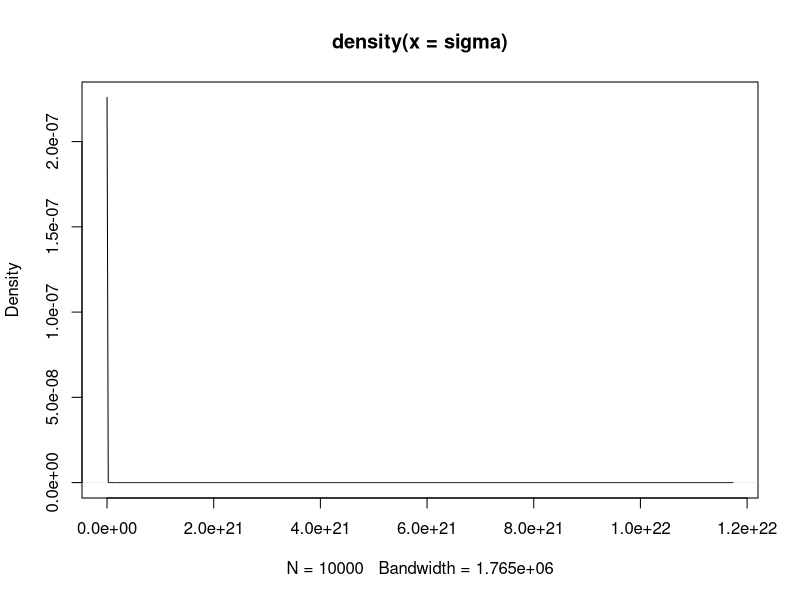
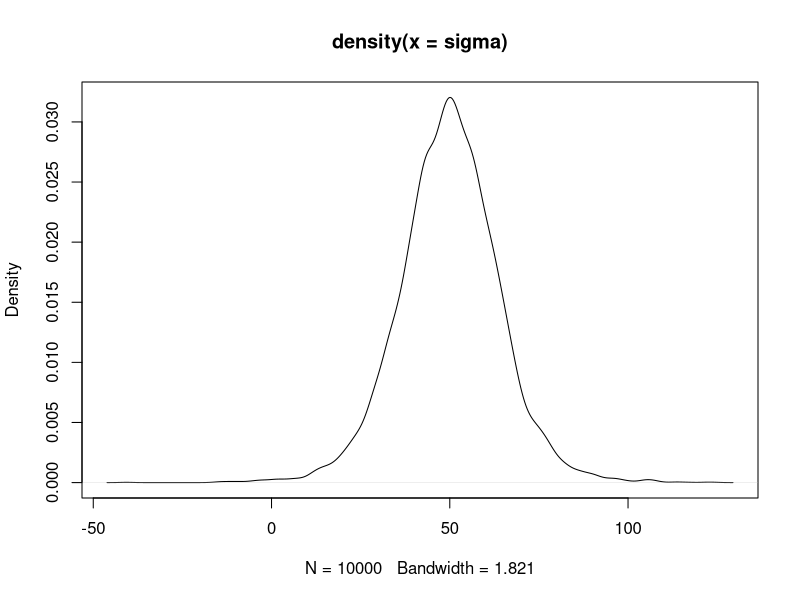

Generate these figures, in order, with R:

n=10000
sigma_mean = rnorm(n,10,10);
sigma_sd = abs(rnorm(n,0,1));
sigma = rlnorm(n,sigma_mean,sigma_sd)

plot(density(sigma))


n=10000
sigma_mean = rnorm(n,50,10);
sigma_sd = abs(rnorm(n,0,10));
sigma = rnorm(n,sigma_mean,sigma_sd)

plot(density(sigma))

pnorm((76.5788-100)/4.00138)